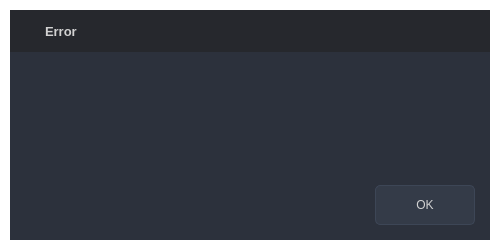
<?xml version="1.0" encoding="UTF-8"?>
<ui version="4.0">
 <class>MainWindow</class>
 <widget class="QMainWindow" name="MainWindow">
  <property name="geometry">
   <rect>
    <x>0</x>
    <y>0</y>
    <width>500</width>
    <height>250</height>
   </rect>
  </property>
  <property name="maximumSize">
   <size>
    <width>500</width>
    <height>250</height>
   </size>
  </property>
  <property name="palette">
   <palette>
    <active>
     <colorrole role="WindowText">
      <brush brushstyle="SolidPattern">
       <color alpha="255">
        <red>255</red>
        <green>255</green>
        <blue>255</blue>
       </color>
      </brush>
     </colorrole>
     <colorrole role="Button">
      <brush brushstyle="SolidPattern">
       <color alpha="0">
        <red>0</red>
        <green>0</green>
        <blue>0</blue>
       </color>
      </brush>
     </colorrole>
     <colorrole role="Light">
      <brush brushstyle="SolidPattern">
       <color alpha="255">
        <red>66</red>
        <green>73</green>
        <blue>90</blue>
       </color>
      </brush>
     </colorrole>
     <colorrole role="Midlight">
      <brush brushstyle="SolidPattern">
       <color alpha="255">
        <red>55</red>
        <green>61</green>
        <blue>75</blue>
       </color>
      </brush>
     </colorrole>
     <colorrole role="Dark">
      <brush brushstyle="SolidPattern">
       <color alpha="255">
        <red>22</red>
        <green>24</green>
        <blue>30</blue>
       </color>
      </brush>
     </colorrole>
     <colorrole role="Mid">
      <brush brushstyle="SolidPattern">
       <color alpha="255">
        <red>29</red>
        <green>32</green>
        <blue>40</blue>
       </color>
      </brush>
     </colorrole>
     <colorrole role="Text">
      <brush brushstyle="SolidPattern">
       <color alpha="255">
        <red>210</red>
        <green>210</green>
        <blue>210</blue>
       </color>
      </brush>
     </colorrole>
     <colorrole role="BrightText">
      <brush brushstyle="SolidPattern">
       <color alpha="255">
        <red>255</red>
        <green>255</green>
        <blue>255</blue>
       </color>
      </brush>
     </colorrole>
     <colorrole role="ButtonText">
      <brush brushstyle="SolidPattern">
       <color alpha="255">
        <red>255</red>
        <green>255</green>
        <blue>255</blue>
       </color>
      </brush>
     </colorrole>
     <colorrole role="Base">
      <brush brushstyle="SolidPattern">
       <color alpha="0">
        <red>0</red>
        <green>0</green>
        <blue>0</blue>
       </color>
      </brush>
     </colorrole>
     <colorrole role="Window">
      <brush brushstyle="SolidPattern">
       <color alpha="0">
        <red>0</red>
        <green>0</green>
        <blue>0</blue>
       </color>
      </brush>
     </colorrole>
     <colorrole role="Shadow">
      <brush brushstyle="SolidPattern">
       <color alpha="255">
        <red>0</red>
        <green>0</green>
        <blue>0</blue>
       </color>
      </brush>
     </colorrole>
     <colorrole role="Highlight">
      <brush brushstyle="SolidPattern">
       <color alpha="255">
        <red>85</red>
        <green>170</green>
        <blue>255</blue>
       </color>
      </brush>
     </colorrole>
     <colorrole role="Link">
      <brush brushstyle="SolidPattern">
       <color alpha="255">
        <red>85</red>
        <green>170</green>
        <blue>255</blue>
       </color>
      </brush>
     </colorrole>
     <colorrole role="LinkVisited">
      <brush brushstyle="SolidPattern">
       <color alpha="255">
        <red>255</red>
        <green>0</green>
        <blue>127</blue>
       </color>
      </brush>
     </colorrole>
     <colorrole role="AlternateBase">
      <brush brushstyle="SolidPattern">
       <color alpha="255">
        <red>22</red>
        <green>24</green>
        <blue>30</blue>
       </color>
      </brush>
     </colorrole>
     <colorrole role="ToolTipBase">
      <brush brushstyle="SolidPattern">
       <color alpha="255">
        <red>44</red>
        <green>49</green>
        <blue>60</blue>
       </color>
      </brush>
     </colorrole>
     <colorrole role="ToolTipText">
      <brush brushstyle="SolidPattern">
       <color alpha="255">
        <red>210</red>
        <green>210</green>
        <blue>210</blue>
       </color>
      </brush>
     </colorrole>
     <colorrole role="PlaceholderText">
      <brush brushstyle="NoBrush">
       <color alpha="128">
        <red>210</red>
        <green>210</green>
        <blue>210</blue>
       </color>
      </brush>
     </colorrole>
    </active>
    <inactive>
     <colorrole role="WindowText">
      <brush brushstyle="SolidPattern">
       <color alpha="255">
        <red>255</red>
        <green>255</green>
        <blue>255</blue>
       </color>
      </brush>
     </colorrole>
     <colorrole role="Button">
      <brush brushstyle="SolidPattern">
       <color alpha="0">
        <red>0</red>
        <green>0</green>
        <blue>0</blue>
       </color>
      </brush>
     </colorrole>
     <colorrole role="Light">
      <brush brushstyle="SolidPattern">
       <color alpha="255">
        <red>66</red>
        <green>73</green>
        <blue>90</blue>
       </color>
      </brush>
     </colorrole>
     <colorrole role="Midlight">
      <brush brushstyle="SolidPattern">
       <color alpha="255">
        <red>55</red>
        <green>61</green>
        <blue>75</blue>
       </color>
      </brush>
     </colorrole>
     <colorrole role="Dark">
      <brush brushstyle="SolidPattern">
       <color alpha="255">
        <red>22</red>
        <green>24</green>
        <blue>30</blue>
       </color>
      </brush>
     </colorrole>
     <colorrole role="Mid">
      <brush brushstyle="SolidPattern">
       <color alpha="255">
        <red>29</red>
        <green>32</green>
        <blue>40</blue>
       </color>
      </brush>
     </colorrole>
     <colorrole role="Text">
      <brush brushstyle="SolidPattern">
       <color alpha="255">
        <red>210</red>
        <green>210</green>
        <blue>210</blue>
       </color>
      </brush>
     </colorrole>
     <colorrole role="BrightText">
      <brush brushstyle="SolidPattern">
       <color alpha="255">
        <red>255</red>
        <green>255</green>
        <blue>255</blue>
       </color>
      </brush>
     </colorrole>
     <colorrole role="ButtonText">
      <brush brushstyle="SolidPattern">
       <color alpha="255">
        <red>255</red>
        <green>255</green>
        <blue>255</blue>
       </color>
      </brush>
     </colorrole>
     <colorrole role="Base">
      <brush brushstyle="SolidPattern">
       <color alpha="0">
        <red>0</red>
        <green>0</green>
        <blue>0</blue>
       </color>
      </brush>
     </colorrole>
     <colorrole role="Window">
      <brush brushstyle="SolidPattern">
       <color alpha="0">
        <red>0</red>
        <green>0</green>
        <blue>0</blue>
       </color>
      </brush>
     </colorrole>
     <colorrole role="Shadow">
      <brush brushstyle="SolidPattern">
       <color alpha="255">
        <red>0</red>
        <green>0</green>
        <blue>0</blue>
       </color>
      </brush>
     </colorrole>
     <colorrole role="Highlight">
      <brush brushstyle="SolidPattern">
       <color alpha="255">
        <red>85</red>
        <green>170</green>
        <blue>255</blue>
       </color>
      </brush>
     </colorrole>
     <colorrole role="Link">
      <brush brushstyle="SolidPattern">
       <color alpha="255">
        <red>85</red>
        <green>170</green>
        <blue>255</blue>
       </color>
      </brush>
     </colorrole>
     <colorrole role="LinkVisited">
      <brush brushstyle="SolidPattern">
       <color alpha="255">
        <red>255</red>
        <green>0</green>
        <blue>127</blue>
       </color>
      </brush>
     </colorrole>
     <colorrole role="AlternateBase">
      <brush brushstyle="SolidPattern">
       <color alpha="255">
        <red>22</red>
        <green>24</green>
        <blue>30</blue>
       </color>
      </brush>
     </colorrole>
     <colorrole role="ToolTipBase">
      <brush brushstyle="SolidPattern">
       <color alpha="255">
        <red>44</red>
        <green>49</green>
        <blue>60</blue>
       </color>
      </brush>
     </colorrole>
     <colorrole role="ToolTipText">
      <brush brushstyle="SolidPattern">
       <color alpha="255">
        <red>210</red>
        <green>210</green>
        <blue>210</blue>
       </color>
      </brush>
     </colorrole>
     <colorrole role="PlaceholderText">
      <brush brushstyle="NoBrush">
       <color alpha="128">
        <red>210</red>
        <green>210</green>
        <blue>210</blue>
       </color>
      </brush>
     </colorrole>
    </inactive>
    <disabled>
     <colorrole role="WindowText">
      <brush brushstyle="SolidPattern">
       <color alpha="255">
        <red>22</red>
        <green>24</green>
        <blue>30</blue>
       </color>
      </brush>
     </colorrole>
     <colorrole role="Button">
      <brush brushstyle="SolidPattern">
       <color alpha="0">
        <red>0</red>
        <green>0</green>
        <blue>0</blue>
       </color>
      </brush>
     </colorrole>
     <colorrole role="Light">
      <brush brushstyle="SolidPattern">
       <color alpha="255">
        <red>66</red>
        <green>73</green>
        <blue>90</blue>
       </color>
      </brush>
     </colorrole>
     <colorrole role="Midlight">
      <brush brushstyle="SolidPattern">
       <color alpha="255">
        <red>55</red>
        <green>61</green>
        <blue>75</blue>
       </color>
      </brush>
     </colorrole>
     <colorrole role="Dark">
      <brush brushstyle="SolidPattern">
       <color alpha="255">
        <red>22</red>
        <green>24</green>
        <blue>30</blue>
       </color>
      </brush>
     </colorrole>
     <colorrole role="Mid">
      <brush brushstyle="SolidPattern">
       <color alpha="255">
        <red>29</red>
        <green>32</green>
        <blue>40</blue>
       </color>
      </brush>
     </colorrole>
     <colorrole role="Text">
      <brush brushstyle="SolidPattern">
       <color alpha="255">
        <red>22</red>
        <green>24</green>
        <blue>30</blue>
       </color>
      </brush>
     </colorrole>
     <colorrole role="BrightText">
      <brush brushstyle="SolidPattern">
       <color alpha="255">
        <red>255</red>
        <green>255</green>
        <blue>255</blue>
       </color>
      </brush>
     </colorrole>
     <colorrole role="ButtonText">
      <brush brushstyle="SolidPattern">
       <color alpha="255">
        <red>22</red>
        <green>24</green>
        <blue>30</blue>
       </color>
      </brush>
     </colorrole>
     <colorrole role="Base">
      <brush brushstyle="SolidPattern">
       <color alpha="0">
        <red>0</red>
        <green>0</green>
        <blue>0</blue>
       </color>
      </brush>
     </colorrole>
     <colorrole role="Window">
      <brush brushstyle="SolidPattern">
       <color alpha="0">
        <red>0</red>
        <green>0</green>
        <blue>0</blue>
       </color>
      </brush>
     </colorrole>
     <colorrole role="Shadow">
      <brush brushstyle="SolidPattern">
       <color alpha="255">
        <red>0</red>
        <green>0</green>
        <blue>0</blue>
       </color>
      </brush>
     </colorrole>
     <colorrole role="Highlight">
      <brush brushstyle="SolidPattern">
       <color alpha="255">
        <red>51</red>
        <green>153</green>
        <blue>255</blue>
       </color>
      </brush>
     </colorrole>
     <colorrole role="Link">
      <brush brushstyle="SolidPattern">
       <color alpha="255">
        <red>85</red>
        <green>170</green>
        <blue>255</blue>
       </color>
      </brush>
     </colorrole>
     <colorrole role="LinkVisited">
      <brush brushstyle="SolidPattern">
       <color alpha="255">
        <red>255</red>
        <green>0</green>
        <blue>127</blue>
       </color>
      </brush>
     </colorrole>
     <colorrole role="AlternateBase">
      <brush brushstyle="SolidPattern">
       <color alpha="255">
        <red>44</red>
        <green>49</green>
        <blue>60</blue>
       </color>
      </brush>
     </colorrole>
     <colorrole role="ToolTipBase">
      <brush brushstyle="SolidPattern">
       <color alpha="255">
        <red>44</red>
        <green>49</green>
        <blue>60</blue>
       </color>
      </brush>
     </colorrole>
     <colorrole role="ToolTipText">
      <brush brushstyle="SolidPattern">
       <color alpha="255">
        <red>210</red>
        <green>210</green>
        <blue>210</blue>
       </color>
      </brush>
     </colorrole>
     <colorrole role="PlaceholderText">
      <brush brushstyle="NoBrush">
       <color alpha="128">
        <red>210</red>
        <green>210</green>
        <blue>210</blue>
       </color>
      </brush>
     </colorrole>
    </disabled>
   </palette>
  </property>
  <property name="font">
   <font>
    <family>Segoe UI</family>
    <pointsize>10</pointsize>
   </font>
  </property>
  <property name="windowTitle">
   <string>MainWindow</string>
  </property>
  <property name="styleSheet">
   <string notr="true">QMainWindow {background: transparent; }
QToolTip {
	color: #ffffff;
	background-color: rgba(27, 29, 35, 160);
	border: 1px solid rgb(40, 40, 40);
	border-radius: 2px;
}</string>
  </property>
  <widget class="QWidget" name="centralwidget">
   <property name="styleSheet">
    <string notr="true">background: transparent;
color: rgb(210, 210, 210);</string>
   </property>
   <layout class="QHBoxLayout" name="horizontalLayout">
    <property name="spacing">
     <number>0</number>
    </property>
    <property name="leftMargin">
     <number>10</number>
    </property>
    <property name="topMargin">
     <number>10</number>
    </property>
    <property name="rightMargin">
     <number>10</number>
    </property>
    <property name="bottomMargin">
     <number>10</number>
    </property>
    <item>
     <widget class="QFrame" name="frame_main">
      <property name="styleSheet">
       <string notr="true">/* LINE EDIT */
QLineEdit {
	background-color: rgb(27, 29, 35);
	border-radius: 5px;
	border: 2px solid rgb(27, 29, 35);
	padding-left: 10px;
}
QLineEdit:hover {
	border: 2px solid rgb(64, 71, 88);
}
QLineEdit:focus {
	border: 2px solid rgb(91, 101, 124);
}

/* SCROLL BARS */
QScrollBar:horizontal {
    border: none;
    background: rgb(52, 59, 72);
    height: 14px;
    margin: 0px 21px 0 21px;
	border-radius: 0px;
}
QScrollBar::handle:horizontal {
    background: rgb(85, 170, 255);
    min-width: 25px;
	border-radius: 7px
}
QScrollBar::add-line:horizontal {
    border: none;
    background: rgb(55, 63, 77);
    width: 20px;
	border-top-right-radius: 7px;
    border-bottom-right-radius: 7px;
    subcontrol-position: right;
    subcontrol-origin: margin;
}
QScrollBar::sub-line:horizontal {
    border: none;
    background: rgb(55, 63, 77);
    width: 20px;
	border-top-left-radius: 7px;
    border-bottom-left-radius: 7px;
    subcontrol-position: left;
    subcontrol-origin: margin;
}
QScrollBar::up-arrow:horizontal, QScrollBar::down-arrow:horizontal
{
     background: none;
}
QScrollBar::add-page:horizontal, QScrollBar::sub-page:horizontal
{
     background: none;
}
 QScrollBar:vertical {
	border: none;
    background: rgb(52, 59, 72);
    width: 14px;
    margin: 21px 0 21px 0;
	border-radius: 0px;
 }
 QScrollBar::handle:vertical {	
	background: rgb(85, 170, 255);
    min-height: 25px;
	border-radius: 7px
 }
 QScrollBar::add-line:vertical {
     border: none;
    background: rgb(55, 63, 77);
     height: 20px;
	border-bottom-left-radius: 7px;
    border-bottom-right-radius: 7px;
     subcontrol-position: bottom;
     subcontrol-origin: margin;
 }
 QScrollBar::sub-line:vertical {
	border: none;
    background: rgb(55, 63, 77);
     height: 20px;
	border-top-left-radius: 7px;
    border-top-right-radius: 7px;
     subcontrol-position: top;
     subcontrol-origin: margin;
 }
 QScrollBar::up-arrow:vertical, QScrollBar::down-arrow:vertical {
     background: none;
 }

 QScrollBar::add-page:vertical, QScrollBar::sub-page:vertical {
     background: none;
 }

/* CHECKBOX */
QCheckBox::indicator {
    border: 3px solid rgb(52, 59, 72);
	width: 15px;
	height: 15px;
	border-radius: 10px;
    background: rgb(44, 49, 60);
}
QCheckBox::indicator:hover {
    border: 3px solid rgb(58, 66, 81);
}
QCheckBox::indicator:checked {
    background: 3px solid rgb(52, 59, 72);
	border: 3px solid rgb(52, 59, 72);	
	background-image: url(:/16x16/icons/16x16/cil-check-alt.png);
}

/* RADIO BUTTON */
QRadioButton::indicator {
    border: 3px solid rgb(52, 59, 72);
	width: 15px;
	height: 15px;
	border-radius: 10px;
    background: rgb(44, 49, 60);
}
QRadioButton::indicator:hover {
    border: 3px solid rgb(58, 66, 81);
}
QRadioButton::indicator:checked {
    background: 3px solid rgb(94, 106, 130);
	border: 3px solid rgb(52, 59, 72);	
}

/* COMBOBOX */
QComboBox{
	background-color: rgb(27, 29, 35);
	border-radius: 5px;
	border: 2px solid rgb(27, 29, 35);
	padding: 5px;
	padding-left: 10px;
}
QComboBox:hover{
	border: 2px solid rgb(64, 71, 88);
}
QComboBox::drop-down {
	subcontrol-origin: padding;
	subcontrol-position: top right;
	width: 25px; 
	border-left-width: 3px;
	border-left-color: rgba(39, 44, 54, 150);
	border-left-style: solid;
	border-top-right-radius: 3px;
	border-bottom-right-radius: 3px;	
	background-image: url(:/16x16/icons/16x16/cil-arrow-bottom.png);
	background-position: center;
	background-repeat: no-reperat;
 }
QComboBox QAbstractItemView {
	color: rgb(85, 170, 255);	
	background-color: rgb(27, 29, 35);
	padding: 10px;
	selection-background-color: rgb(39, 44, 54);
}

/* SLIDERS */
QSlider::groove:horizontal {
    border-radius: 9px;
    height: 18px;
	margin: 0px;
	background-color: rgb(52, 59, 72);
}
QSlider::groove:horizontal:hover {
	background-color: rgb(55, 62, 76);
}
QSlider::handle:horizontal {
    background-color: rgb(85, 170, 255);
    border: none;
    height: 18px;
    width: 18px;
    margin: 0px;
	border-radius: 9px;
}
QSlider::handle:horizontal:hover {
    background-color: rgb(105, 180, 255);
}
QSlider::handle:horizontal:pressed {
    background-color: rgb(65, 130, 195);
}

QSlider::groove:vertical {
    border-radius: 9px;
    width: 18px;
    margin: 0px;
	background-color: rgb(52, 59, 72);
}
QSlider::groove:vertical:hover {
	background-color: rgb(55, 62, 76);
}
QSlider::handle:vertical {
    background-color: rgb(85, 170, 255);
	border: none;
    height: 18px;
    width: 18px;
    margin: 0px;
	border-radius: 9px;
}
QSlider::handle:vertical:hover {
    background-color: rgb(105, 180, 255);
}
QSlider::handle:vertical:pressed {
    background-color: rgb(65, 130, 195);
}

</string>
      </property>
      <property name="frameShape">
       <enum>QFrame::NoFrame</enum>
      </property>
      <property name="frameShadow">
       <enum>QFrame::Raised</enum>
      </property>
      <layout class="QVBoxLayout" name="verticalLayout">
       <property name="spacing">
        <number>0</number>
       </property>
       <property name="leftMargin">
        <number>0</number>
       </property>
       <property name="topMargin">
        <number>0</number>
       </property>
       <property name="rightMargin">
        <number>0</number>
       </property>
       <property name="bottomMargin">
        <number>0</number>
       </property>
       <item>
        <widget class="QFrame" name="frame_top">
         <property name="styleSheet">
          <string notr="true">background-color: transparent;</string>
         </property>
         <property name="frameShape">
          <enum>QFrame::NoFrame</enum>
         </property>
         <property name="frameShadow">
          <enum>QFrame::Raised</enum>
         </property>
         <layout class="QHBoxLayout" name="horizontalLayout_3">
          <property name="spacing">
           <number>0</number>
          </property>
          <property name="leftMargin">
           <number>0</number>
          </property>
          <property name="topMargin">
           <number>0</number>
          </property>
          <property name="rightMargin">
           <number>0</number>
          </property>
          <property name="bottomMargin">
           <number>0</number>
          </property>
          <item>
           <widget class="QFrame" name="frame_top_right">
            <property name="styleSheet">
             <string notr="true">background: transparent;</string>
            </property>
            <property name="frameShape">
             <enum>QFrame::NoFrame</enum>
            </property>
            <property name="frameShadow">
             <enum>QFrame::Raised</enum>
            </property>
            <layout class="QVBoxLayout" name="verticalLayout_2">
             <property name="spacing">
              <number>0</number>
             </property>
             <property name="leftMargin">
              <number>0</number>
             </property>
             <property name="topMargin">
              <number>0</number>
             </property>
             <property name="rightMargin">
              <number>0</number>
             </property>
             <property name="bottomMargin">
              <number>0</number>
             </property>
             <item>
              <widget class="QFrame" name="frame_top_btns">
               <property name="maximumSize">
                <size>
                 <width>16777215</width>
                 <height>42</height>
                </size>
               </property>
               <property name="styleSheet">
                <string notr="true">background-color: rgba(27, 29, 35, 200)</string>
               </property>
               <property name="frameShape">
                <enum>QFrame::NoFrame</enum>
               </property>
               <property name="frameShadow">
                <enum>QFrame::Raised</enum>
               </property>
               <layout class="QHBoxLayout" name="horizontalLayout_4">
                <property name="spacing">
                 <number>0</number>
                </property>
                <property name="leftMargin">
                 <number>0</number>
                </property>
                <property name="topMargin">
                 <number>0</number>
                </property>
                <property name="rightMargin">
                 <number>0</number>
                </property>
                <property name="bottomMargin">
                 <number>0</number>
                </property>
                <item>
                 <widget class="QFrame" name="frame_label_top_btns">
                  <property name="sizePolicy">
                   <sizepolicy hsizetype="Expanding" vsizetype="Preferred">
                    <horstretch>0</horstretch>
                    <verstretch>0</verstretch>
                   </sizepolicy>
                  </property>
                  <property name="frameShape">
                   <enum>QFrame::NoFrame</enum>
                  </property>
                  <property name="frameShadow">
                   <enum>QFrame::Raised</enum>
                  </property>
                  <layout class="QHBoxLayout" name="horizontalLayout_10">
                   <property name="spacing">
                    <number>0</number>
                   </property>
                   <property name="leftMargin">
                    <number>5</number>
                   </property>
                   <property name="topMargin">
                    <number>0</number>
                   </property>
                   <property name="rightMargin">
                    <number>10</number>
                   </property>
                   <property name="bottomMargin">
                    <number>0</number>
                   </property>
                   <item>
                    <widget class="QFrame" name="frame_icon_top_bar">
                     <property name="maximumSize">
                      <size>
                       <width>30</width>
                       <height>30</height>
                      </size>
                     </property>
                     <property name="styleSheet">
                      <string notr="true">background: transparent;
background-image: url(:/16x16/icons/16x16/cil-terminal.png);
background-position: center;
background-repeat: no-repeat;
</string>
                     </property>
                     <property name="frameShape">
                      <enum>QFrame::StyledPanel</enum>
                     </property>
                     <property name="frameShadow">
                      <enum>QFrame::Raised</enum>
                     </property>
                    </widget>
                   </item>
                   <item>
                    <widget class="QLabel" name="label_title_bar_top">
                     <property name="font">
                      <font>
                       <family>Segoe UI</family>
                       <pointsize>10</pointsize>
                       <weight>75</weight>
                       <bold>true</bold>
                      </font>
                     </property>
                     <property name="styleSheet">
                      <string notr="true">background: transparent;
</string>
                     </property>
                     <property name="text">
                      <string>Error</string>
                     </property>
                    </widget>
                   </item>
                  </layout>
                 </widget>
                </item>
                <item alignment="Qt::AlignRight">
                 <widget class="QFrame" name="frame_btns_right">
                  <property name="sizePolicy">
                   <sizepolicy hsizetype="Expanding" vsizetype="Preferred">
                    <horstretch>0</horstretch>
                    <verstretch>0</verstretch>
                   </sizepolicy>
                  </property>
                  <property name="maximumSize">
                   <size>
                    <width>120</width>
                    <height>16777215</height>
                   </size>
                  </property>
                  <property name="frameShape">
                   <enum>QFrame::NoFrame</enum>
                  </property>
                  <property name="frameShadow">
                   <enum>QFrame::Raised</enum>
                  </property>
                  <layout class="QHBoxLayout" name="horizontalLayout_5">
                   <property name="spacing">
                    <number>0</number>
                   </property>
                   <property name="leftMargin">
                    <number>0</number>
                   </property>
                   <property name="topMargin">
                    <number>0</number>
                   </property>
                   <property name="rightMargin">
                    <number>0</number>
                   </property>
                   <property name="bottomMargin">
                    <number>0</number>
                   </property>
                   <item>
                    <widget class="QPushButton" name="btn_close">
                     <property name="sizePolicy">
                      <sizepolicy hsizetype="Minimum" vsizetype="Expanding">
                       <horstretch>0</horstretch>
                       <verstretch>0</verstretch>
                      </sizepolicy>
                     </property>
                     <property name="minimumSize">
                      <size>
                       <width>40</width>
                       <height>0</height>
                      </size>
                     </property>
                     <property name="maximumSize">
                      <size>
                       <width>40</width>
                       <height>16777215</height>
                      </size>
                     </property>
                     <property name="toolTip">
                      <string>Close</string>
                     </property>
                     <property name="styleSheet">
                      <string notr="true">QPushButton {	
	border: none;
	background-color: transparent;
}
QPushButton:hover {
	background-color: rgb(52, 59, 72);
}
QPushButton:pressed {	
	background-color: rgb(85, 170, 255);
}</string>
                     </property>
                     <property name="text">
                      <string/>
                     </property>
                     <property name="icon">
                      <iconset resource="../../../../../../Documents/main/files.qrc">
                       <normaloff>:/16x16/icons/16x16/cil-x.png</normaloff>:/16x16/icons/16x16/cil-x.png</iconset>
                     </property>
                    </widget>
                   </item>
                  </layout>
                 </widget>
                </item>
               </layout>
              </widget>
             </item>
             <item>
              <widget class="QFrame" name="frame_content_right">
               <property name="styleSheet">
                <string notr="true">background-color: rgb(44, 49, 60);</string>
               </property>
               <property name="frameShape">
                <enum>QFrame::NoFrame</enum>
               </property>
               <property name="frameShadow">
                <enum>QFrame::Raised</enum>
               </property>
               <layout class="QVBoxLayout" name="verticalLayout_4">
                <property name="spacing">
                 <number>0</number>
                </property>
                <property name="leftMargin">
                 <number>15</number>
                </property>
                <property name="topMargin">
                 <number>15</number>
                </property>
                <property name="rightMargin">
                 <number>15</number>
                </property>
                <property name="bottomMargin">
                 <number>15</number>
                </property>
                <item>
                 <widget class="QLabel" name="label">
                  <property name="text">
                   <string/>
                  </property>
                  <property name="alignment">
                   <set>Qt::AlignCenter</set>
                  </property>
                 </widget>
                </item>
                <item alignment="Qt::AlignRight">
                 <widget class="QPushButton" name="pushButton">
                  <property name="minimumSize">
                   <size>
                    <width>100</width>
                    <height>40</height>
                   </size>
                  </property>
                  <property name="maximumSize">
                   <size>
                    <width>100</width>
                    <height>16777215</height>
                   </size>
                  </property>
                  <property name="styleSheet">
                   <string notr="true">QPushButton {
	border: 1px solid rgb(61, 70, 86);
	
	border-radius: 5px;	
	background-color: rgb(52, 59, 72);
}
QPushButton:hover {
	background-color: rgb(57, 65, 80);
	border: 2px solid rgb(61, 70, 86);
}
QPushButton:pressed {	
	background-color: rgb(35, 40, 49);
	border: 2px solid rgb(43, 50, 61);
}</string>
                  </property>
                  <property name="text">
                   <string>OK</string>
                  </property>
                 </widget>
                </item>
               </layout>
              </widget>
             </item>
            </layout>
           </widget>
          </item>
         </layout>
        </widget>
       </item>
      </layout>
     </widget>
    </item>
   </layout>
  </widget>
 </widget>
 <tabstops>
  <tabstop>btn_close</tabstop>
 </tabstops>
 <resources>
  <include location="../../../../../../Documents/main/files.qrc"/>
 </resources>
 <connections/>
</ui>
